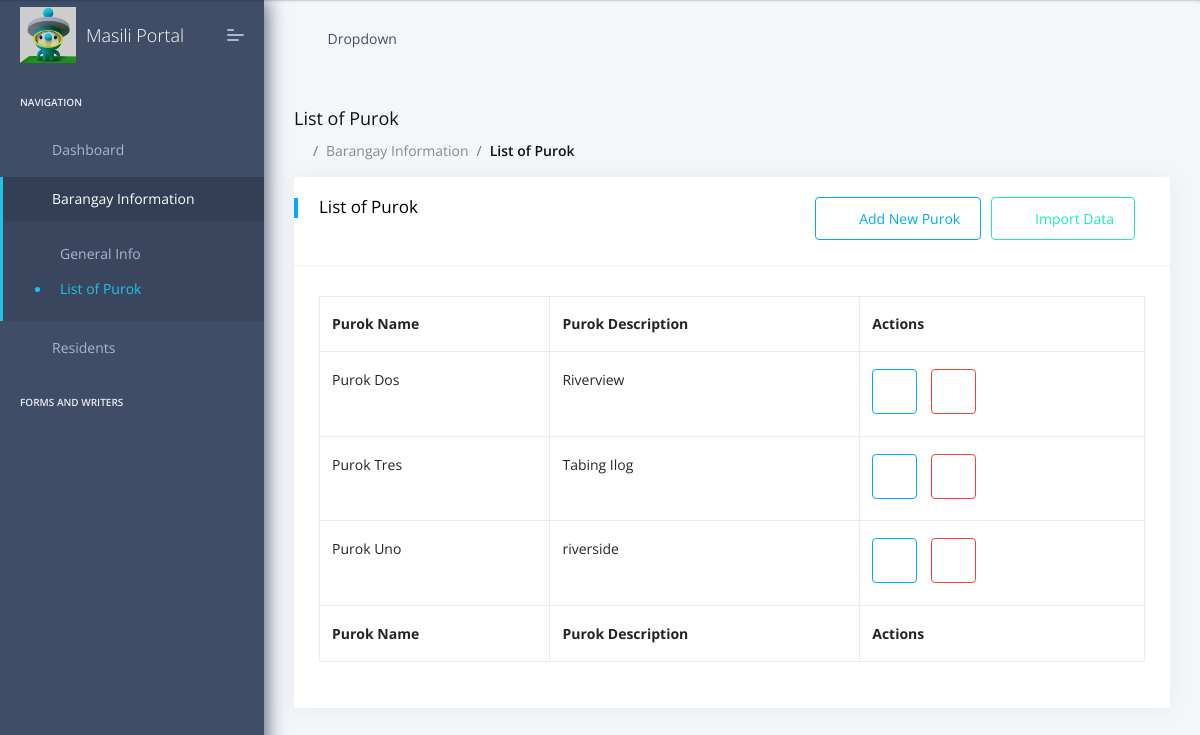
Page /purok/ on the committed database.
### apps/home/models.py (models this page shows, shortened)
class purok(models.Model):
    id = models.AutoField(primary_key=True)
    purok_name = models.CharField(max_length=50, blank=False, unique=True)
    purok_description = models.TextField(blank=True)

### apps/home/views.py (the view)
# urls.py: path('purok/', views.brgy_purok, name='brgy_purok'),
def brgy_purok(request, id=0):
    _data = models.purok.objects.all()
    context = { 'segment': {'brgy_info', 'purok'}, 'data': _data}
    html_template = loader.get_template('home/purok/brgy_purok.html')
    return HttpResponse(html_template.render(context, request))

### apps/context_processors.py (called while the page is built)
def cfg_assets_root(request):
    return { 'ASSETS_ROOT' : settings.ASSETS_ROOT }

### apps/templates/home/purok/brgy_purok.html (shortened to what this page needs)
{% extends 'home/purok/purok_base.html' %}
{% load static %}
{% block header %}
    <div class="page-header-title">
        <h5 class="m-b-10">List of Purok</h5>
    </div>
    <ul class="breadcrumb">
        <li class="breadcrumb-item"><a href="/"><i class="feather icon-home"></i></a></li>
        <li class="breadcrumb-item"><a href="{% url 'brgy_info' %}">Barangay Information</a></li>
        <li class="breadcrumb-item"><a href="#">List of Purok</a></li>
    </ul>
{% endblock %}
{% block purok_view %}
    <div class="card">
        <div class="card-header">
            <h5>List of Purok</h5>
            <a class="btn btn-outline-success float-right" href='{% url 'brgy_purok_import' %}'><i class="fas fa-plus"></i>Import Data</a>
            <a class="btn btn-outline-primary float-right" href='{% url 'brgy_purok_add' %}'><i class="fas fa-plus"></i>Add New Purok</a>
        </div>
        <div class="card-block table-border-style">
            <div class="table-responsive">
                <table id="example1" class="table table-bordered table-hover">
                    <thead>
                    <tr>
                        <th>Purok Name</th>
                        <th>Purok Description</th>
                        <th>Actions</th>
                    </tr>
                    </thead>
                    <tbody>
                    {% for purok in data %}
                        <tr>
                            <td>{{ purok.purok_name }}</td>
                            <td>{{ purok.purok_description }}</td>
                            <td>
                                <a class="btn btn-icon btn-outline-primary" href="{% url 'brgy_purok_edit' purok.id %}"><i class="fas fa-edit"></i></a>
                                <a class="btn btn-icon btn-outline-danger" href="{% url 'brgy_purok_delete' purok.id %}"><i class="fas fa-trash"></i></a>
                            </td>
                        </tr>
                    {% endfor %}
                    </tbody>
                    <tfoot>
                    <tr>
                        <th>Purok Name</th>
                        <th>Purok Description</th>
                        <th>Actions</th>
                    </tr>
                    </tfoot>
                </table>
            </div>
        </div>
    </div>
{% endblock %}

### rows in the picture
purok: purok_name "Purok Dos", purok_description "Riverview"
purok: purok_name "Purok Tres", purok_description "Tabing Ilog"
purok: purok_name "Purok Uno", purok_description "riverside"
